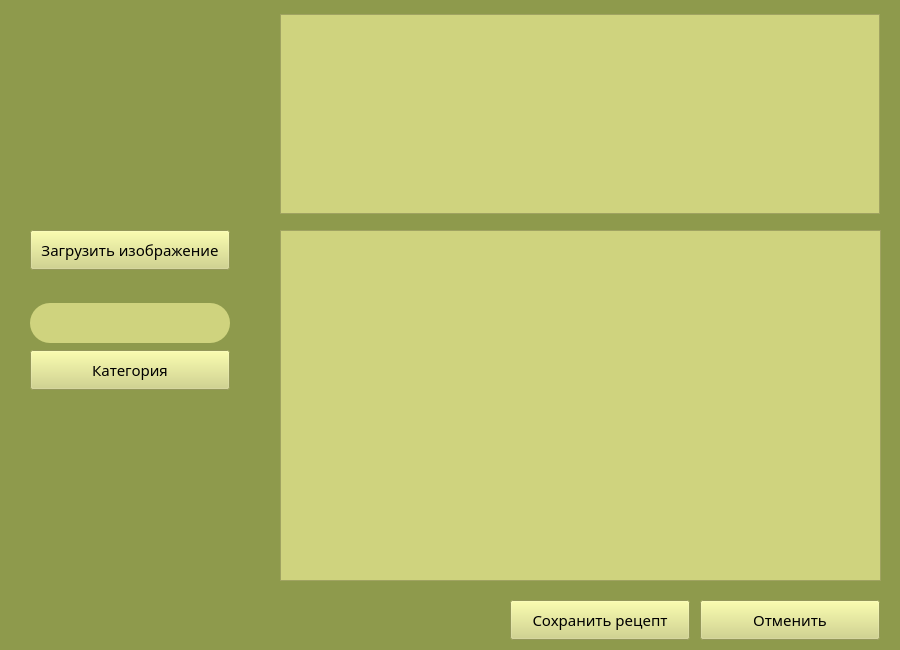
<?xml version="1.0" encoding="UTF-8"?>
<ui version="4.0">
 <class>NewRecordWidget</class>
 <widget class="QWidget" name="NewRecordWidget">
  <property name="geometry">
   <rect>
    <x>0</x>
    <y>0</y>
    <width>900</width>
    <height>650</height>
   </rect>
  </property>
  <property name="minimumSize">
   <size>
    <width>900</width>
    <height>650</height>
   </size>
  </property>
  <property name="maximumSize">
   <size>
    <width>900</width>
    <height>650</height>
   </size>
  </property>
  <property name="windowTitle">
   <string>Новый рецепт</string>
  </property>
  <property name="windowIcon">
   <iconset>
    <normaloff>../src/icon.png</normaloff>../src/icon.png</iconset>
  </property>
  <property name="styleSheet">
   <string notr="true">#NewRecordWidget {background-color: rgb(142, 154, 76)}
QPushButton {background-color: rgb(207, 211, 126);;
	border-width: 0px;}
QPushButton:hover {background-color: rgb(207, 240, 126);;
	border-width: 0px;}
QLineEdit {background-color: rgb(207, 211, 126)}
#nameLine {border-radius: 20px;
	border-width: 1px;
	min-height: 40px;
	max-height: 40px;
	min-width: 200px;
	max-width: 200px}

QTextEdit  {background-color: rgb(207, 211, 126)}
</string>
  </property>
  <widget class="QLabel" name="picLabel">
   <property name="geometry">
    <rect>
     <x>30</x>
     <y>20</y>
     <width>200</width>
     <height>200</height>
    </rect>
   </property>
   <property name="text">
    <string/>
   </property>
  </widget>
  <widget class="QPushButton" name="addPicButton">
   <property name="geometry">
    <rect>
     <x>30</x>
     <y>230</y>
     <width>200</width>
     <height>40</height>
    </rect>
   </property>
   <property name="font">
    <font>
     <family>Calibri Light</family>
     <pointsize>11</pointsize>
    </font>
   </property>
   <property name="text">
    <string>Загрузить изображение</string>
   </property>
  </widget>
  <widget class="QPushButton" name="selectCategoryButton">
   <property name="geometry">
    <rect>
     <x>30</x>
     <y>350</y>
     <width>200</width>
     <height>40</height>
    </rect>
   </property>
   <property name="font">
    <font>
     <family>Calibri Light</family>
     <pointsize>11</pointsize>
    </font>
   </property>
   <property name="text">
    <string>Категория</string>
   </property>
  </widget>
  <widget class="QTextEdit" name="recipeBox">
   <property name="geometry">
    <rect>
     <x>280</x>
     <y>230</y>
     <width>601</width>
     <height>351</height>
    </rect>
   </property>
   <property name="font">
    <font>
     <family>Calibri Light</family>
     <pointsize>11</pointsize>
    </font>
   </property>
  </widget>
  <widget class="QPushButton" name="saveButton">
   <property name="geometry">
    <rect>
     <x>510</x>
     <y>600</y>
     <width>180</width>
     <height>40</height>
    </rect>
   </property>
   <property name="font">
    <font>
     <family>Calibri Light</family>
     <pointsize>11</pointsize>
    </font>
   </property>
   <property name="text">
    <string>Сохранить рецепт</string>
   </property>
  </widget>
  <widget class="QPushButton" name="cancelButton">
   <property name="geometry">
    <rect>
     <x>700</x>
     <y>600</y>
     <width>180</width>
     <height>40</height>
    </rect>
   </property>
   <property name="font">
    <font>
     <family>Calibri Light</family>
     <pointsize>11</pointsize>
    </font>
   </property>
   <property name="text">
    <string>Отменить</string>
   </property>
  </widget>
  <widget class="QLineEdit" name="nameLine">
   <property name="geometry">
    <rect>
     <x>30</x>
     <y>303</y>
     <width>200</width>
     <height>40</height>
    </rect>
   </property>
   <property name="font">
    <font>
     <family>Calibri Light</family>
     <pointsize>11</pointsize>
    </font>
   </property>
  </widget>
  <widget class="QTextEdit" name="ingredientsBox">
   <property name="geometry">
    <rect>
     <x>280</x>
     <y>14</y>
     <width>600</width>
     <height>200</height>
    </rect>
   </property>
   <property name="font">
    <font>
     <family>Calibri Light</family>
     <pointsize>11</pointsize>
    </font>
   </property>
  </widget>
 </widget>
 <resources/>
 <connections>
  <connection>
   <sender>cancelButton</sender>
   <signal>clicked()</signal>
   <receiver>NewRecordWidget</receiver>
   <slot>close()</slot>
   <hints>
    <hint type="sourcelabel">
     <x>790</x>
     <y>620</y>
    </hint>
    <hint type="destinationlabel">
     <x>449</x>
     <y>324</y>
    </hint>
   </hints>
  </connection>
 </connections>
</ui>
